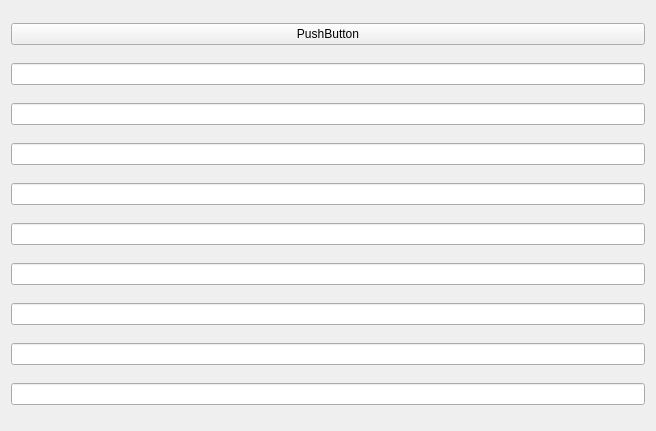
<?xml version="1.0" encoding="UTF-8"?>
<ui version="4.0">
 <class>MainWindow</class>
 <widget class="QMainWindow" name="MainWindow">
  <property name="geometry">
   <rect>
    <x>0</x>
    <y>0</y>
    <width>656</width>
    <height>431</height>
   </rect>
  </property>
  <property name="windowTitle">
   <string>koza</string>
  </property>
  <property name="windowOpacity">
   <double>1.950000000000000</double>
  </property>
  <property name="toolButtonStyle">
   <enum>Qt::ToolButtonFollowStyle</enum>
  </property>
  <property name="dockNestingEnabled">
   <bool>true</bool>
  </property>
  <property name="unifiedTitleAndToolBarOnMac">
   <bool>true</bool>
  </property>
  <widget class="QWidget" name="centralWidget">
   <layout class="QGridLayout" name="gridLayout">
    <item row="5" column="0">
     <widget class="QLineEdit" name="lineEdit_8"/>
    </item>
    <item row="4" column="0">
     <widget class="QLineEdit" name="lineEdit_9"/>
    </item>
    <item row="3" column="0">
     <widget class="QLineEdit" name="lineEdit_7"/>
    </item>
    <item row="6" column="0">
     <widget class="QLineEdit" name="lineEdit_6"/>
    </item>
    <item row="9" column="0">
     <widget class="QLineEdit" name="lineEdit_2"/>
    </item>
    <item row="2" column="0">
     <widget class="QLineEdit" name="lineEdit_5"/>
    </item>
    <item row="1" column="0">
     <widget class="QLineEdit" name="lineEdit_4"/>
    </item>
    <item row="7" column="0">
     <widget class="QLineEdit" name="lineEdit_3"/>
    </item>
    <item row="10" column="0">
     <widget class="QLineEdit" name="lineEdit"/>
    </item>
    <item row="0" column="0">
     <widget class="QPushButton" name="pushButton">
      <property name="text">
       <string>PushButton</string>
      </property>
     </widget>
    </item>
   </layout>
  </widget>
 </widget>
 <layoutdefault spacing="6" margin="11"/>
 <resources/>
 <connections/>
</ui>
